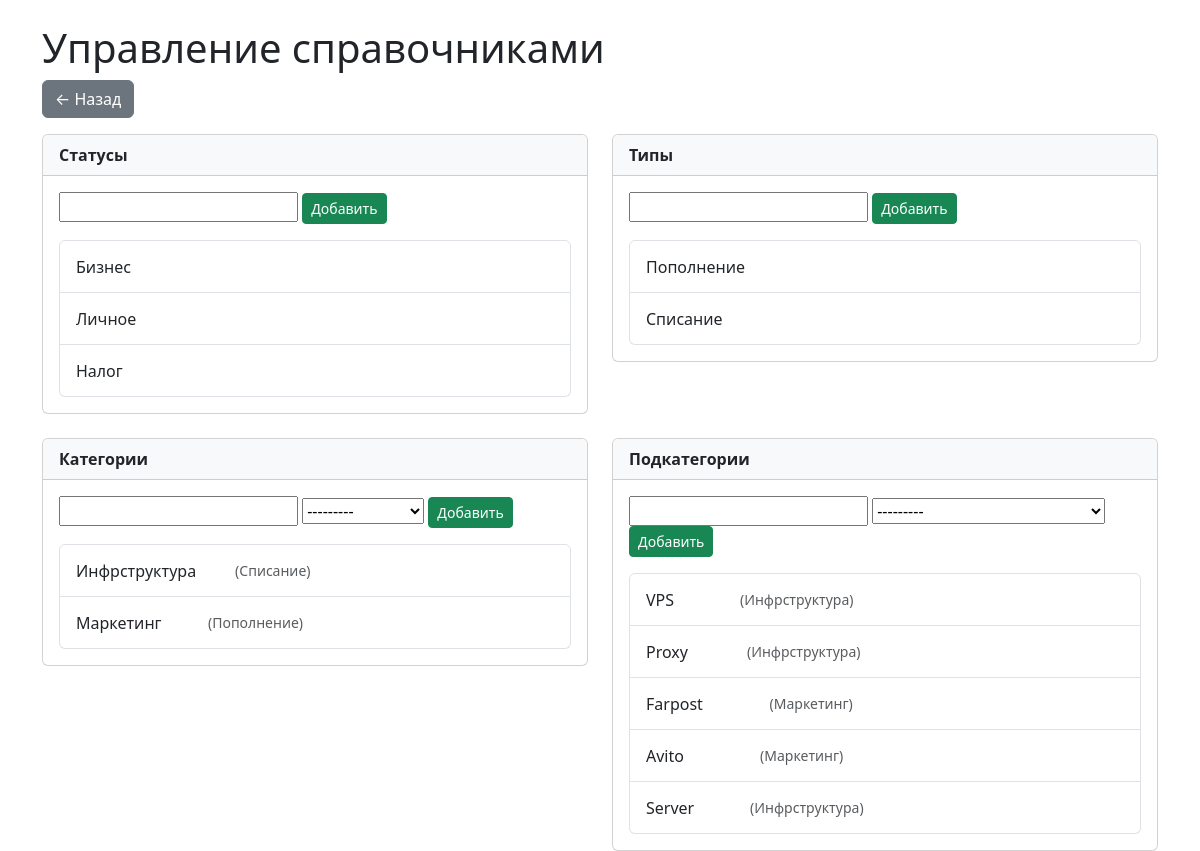
The app's page /reference/, older data.
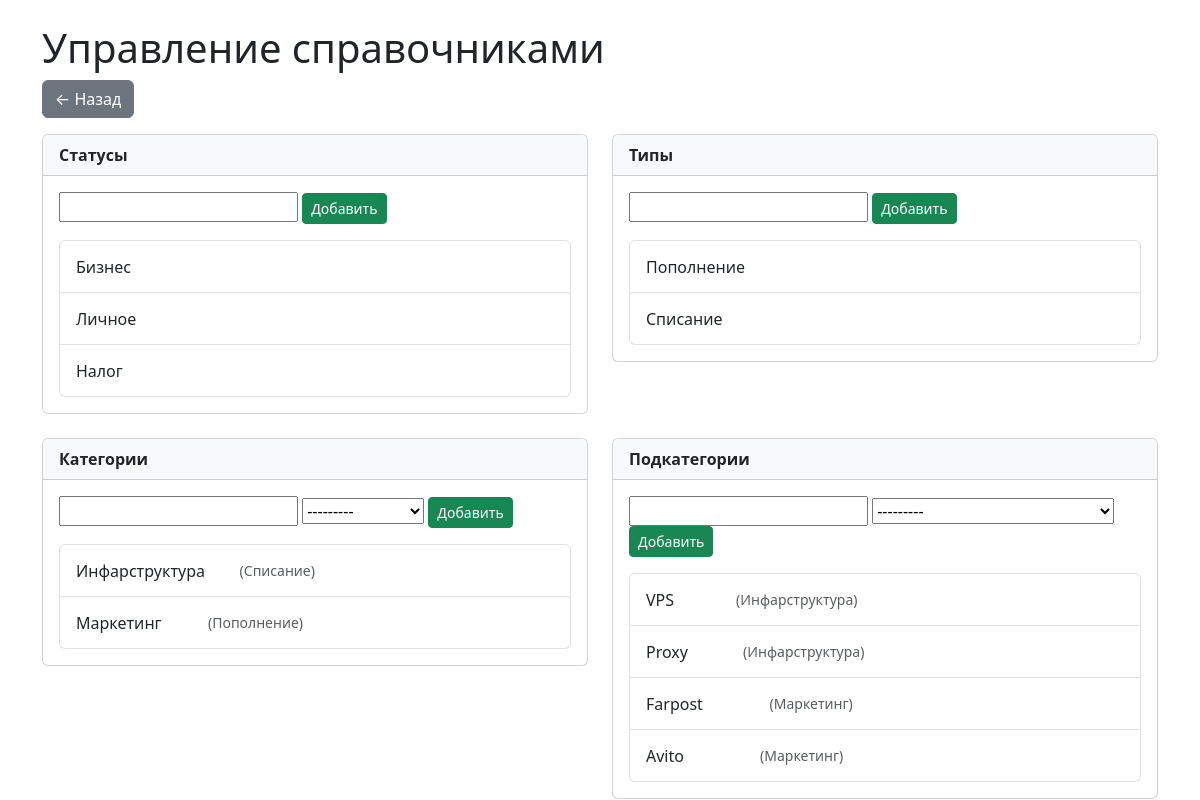
The same page, newer data.
### finance/models.py (models this page shows, shortened)
class Status(models.Model):
    name = models.CharField(max_length=100, unique=True)
    class Meta:
        verbose_name = "Статус"
        verbose_name_plural = "Статусы"

class Type(models.Model):
    name = models.CharField(max_length=100, unique=True)
    class Meta:
        verbose_name = "Тип"
        verbose_name_plural = "Типы"
    def __str__(self):
        return self.name

class Category(models.Model):
    name = models.CharField(max_length=100)
    type = models.ForeignKey(Type, on_delete=models.CASCADE, related_name="categories")
    class Meta:
        verbose_name = "Категория"
        verbose_name_plural = "Категории"
        unique_together = ("name", "type")
    def __str__(self):
        return f"{self.name} ({self.type.name})"

class SubCategory(models.Model):
    name = models.CharField(max_length=100)
    category = models.ForeignKey(
        Category, on_delete=models.CASCADE, related_name="subcategories"
    )
    class Meta:
        verbose_name = "Подкатегория"
        verbose_name_plural = "Подкатегории"
        unique_together = ("name", "category")

### finance/views.py (the view, shortened to what this page needs)
# urls.py: path("reference/", views.reference_manage, name="reference_manage"),
def reference_manage(request):
    StatusForm = modelform_factory(Status, fields=("name",))
    TypeForm = modelform_factory(Type, fields=("name",))
    CategoryForm = modelform_factory(Category, fields=("name", "type"))
    SubCategoryForm = modelform_factory(SubCategory, fields=("name", "category"))
    context = {
        "statuses": Status.objects.all(),
        "types": Type.objects.all(),
        "categories": Category.objects.select_related("type"),
        "subcategories": SubCategory.objects.select_related("category"),
        "status_form": StatusForm(),
        "type_form": TypeForm(),
        "category_form": CategoryForm(),
        "subcategory_form": SubCategoryForm(),
    }
    return render(request, "finance/reference_manage.html", context)

### finance/templates/finance/reference_manage.html (shortened to what the changed rows need)
{% load static %}
<!DOCTYPE html>
<html>
    <head>
        <link rel="stylesheet"
              href="https://cdn.jsdelivr.net/npm/bootstrap@5.3.0/dist/css/bootstrap.min.css">
    </head>
    <body>
        <div class="container mt-4">
            <h1>Управление справочниками</h1>
            <div class="row g-4">
                <div class="col-md-6">
                    <div class="card">
                        <div class="card-body">
                            <ul class="list-group">
                                {% for s in statuses %}
                                    <li class="list-group-item d-flex justify-content-between align-items-center">
                                        {{ s.name }}
                                    </li>
                                {% empty %}
                                    <li class="list-group-item text-muted">Нет статусов</li>
                                {% endfor %}
                            </ul>
                        </div>
                    </div>
                </div>
                <div class="col-md-6">
                    <div class="card">
                        <div class="card-body">
                            <ul class="list-group">
                                {% for t in types %}
                                    <li class="list-group-item d-flex justify-content-between align-items-center">
                                        {{ t.name }}
                                    </li>
                                {% empty %}
                                    <li class="list-group-item text-muted">Нет типов</li>
                                {% endfor %}
                            </ul>
                        </div>
                    </div>
                </div>
                <div class="col-md-6">
                    <div class="card">
                        <div class="card-body">
                            <ul class="list-group">
                                {% for c in categories %}
                                    <li class="list-group-item d-flex justify-content-between align-items-center">
                                        {{ c.name }} <small class="text-muted">({{ c.type.name }})</small>
                                    </li>
                                {% empty %}
                                    <li class="list-group-item text-muted">Нет категорий</li>
                                {% endfor %}
                            </ul>
                        </div>
                    </div>
                </div>
                <div class="col-md-6">
                    <div class="card">
                        <div class="card-body">
                            <ul class="list-group">
                                {% for sc in subcategories %}
                                    <li class="list-group-item d-flex justify-content-between align-items-center">
                                        {{ sc.name }} <small class="text-muted">({{ sc.category.name }})</small>
                                    </li>
                                {% empty %}
                                    <li class="list-group-item text-muted">Нет подкатегорий</li>
                                {% endfor %}
                            </ul>
                        </div>
                    </div>
                </div>
            </div>
        </div>
    </body>
</html>

Row changes from the older to the newer data that the page shows:
removed SubCategory: name "Server", category.name "Инфрструктура"
changed Category "Списание": name "Инфрструктура" → "Инфарструктура"
changed through a linked row, SubCategory "VPS": category.name "Инфрструктура" → "Инфарструктура"
changed through a linked row, SubCategory "Proxy": category.name "Инфрструктура" → "Инфарструктура"
